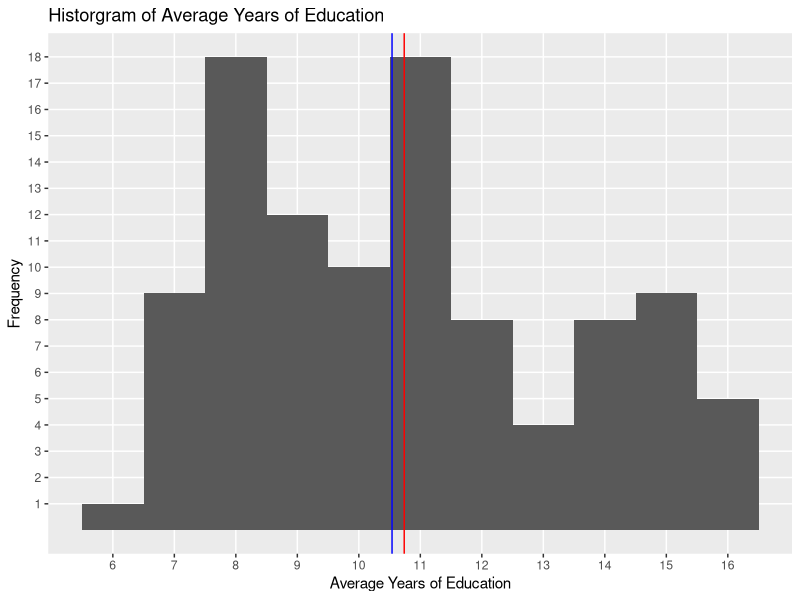
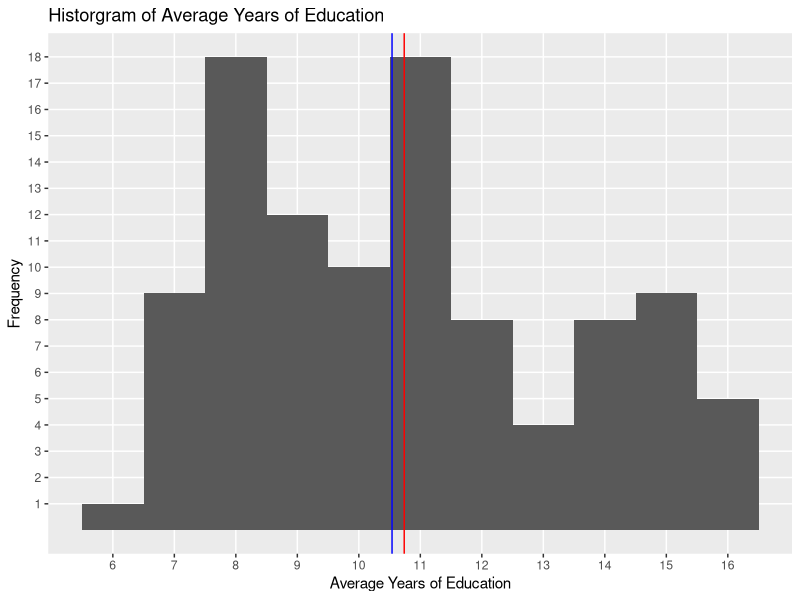
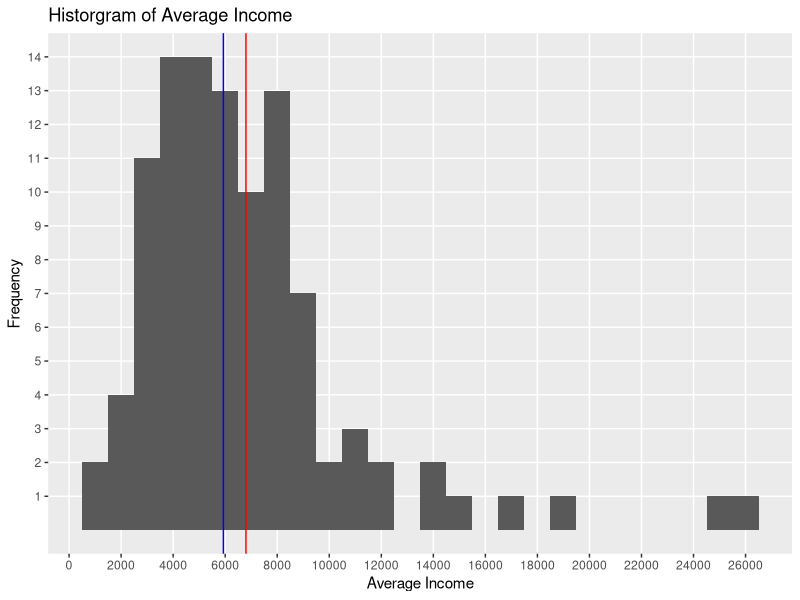

Here is the R script that generated these plots, in order:
install.packages("car")
install.packages("ggplot2")
install.packages("MASS")
library(car)
library(ggplot2) # Library to create some nice looking graphs.
library(MASS) # Library for our box-cox transform down the end.
help(Prestige)
lregression<-lm(prestige~education+log2(income)+women, data=Prestige)
summary(lregression)
ls(lregression)
names(lregression)
dim(lregression)
head(Prestige,5)
newdata=Prestige[,c(1:2)]
summary(newdata)
qplot(education, data = newdata, geom="histogram", binwidth=1) + labs(title = "Historgram of Average Years of Education") +
  labs(x ="Average Years of Education") + labs(y = "Frequency") + scale_y_continuous(breaks = c(1:20), minor_breaks = NULL) +
  scale_x_continuous(breaks = c(6:16), minor_breaks = NULL) + geom_vline(xintercept = mean(newdata$education), show_guide=TRUE, color="red", labels="Average") + geom_vline(xintercept = median(newdata$education), show_guide=TRUE, color="blue", labels="Median")
# Just proper script
# Histogram for variable 'Education': 
qplot(education, data = newdata, geom="histogram", binwidth=1) +
  labs(title = "Historgram of Average Years of Education") +
  labs(x ="Average Years of Education") +
  labs(y = "Frequency") +
  scale_y_continuous(breaks = c(1:20), minor_breaks = NULL) +
  scale_x_continuous(breaks = c(6:16), minor_breaks = NULL) +
  geom_vline(xintercept = mean(newdata$education), show_guide=TRUE, color="red", labels="Average") +
  geom_vline(xintercept = median(newdata$education), show_guide=TRUE, color="blue", labels="Median")

# Histogram of the variable Income.
qplot(income, data = newdata, geom="histogram", binwidth=1000) +
  labs(title = "Historgram of Average Income") +
  labs(x ="Average Income") +
  labs(y = "Frequency") +
  scale_y_continuous(breaks = c(1:20), minor_breaks = NULL) +
  scale_x_continuous(breaks = c(0, 2000, 4000, 6000, 8000, 10000, 12000, 14000, 16000, 18000, 20000, 22000, 24000, 26000), minor_breaks = NULL) +
  geom_vline(xintercept = mean(newdata$income), show_guide=TRUE, color="red", labels="Average") +
  geom_vline(xintercept = median(newdata$income), show_guide=TRUE, color="blue", labels="Median")
